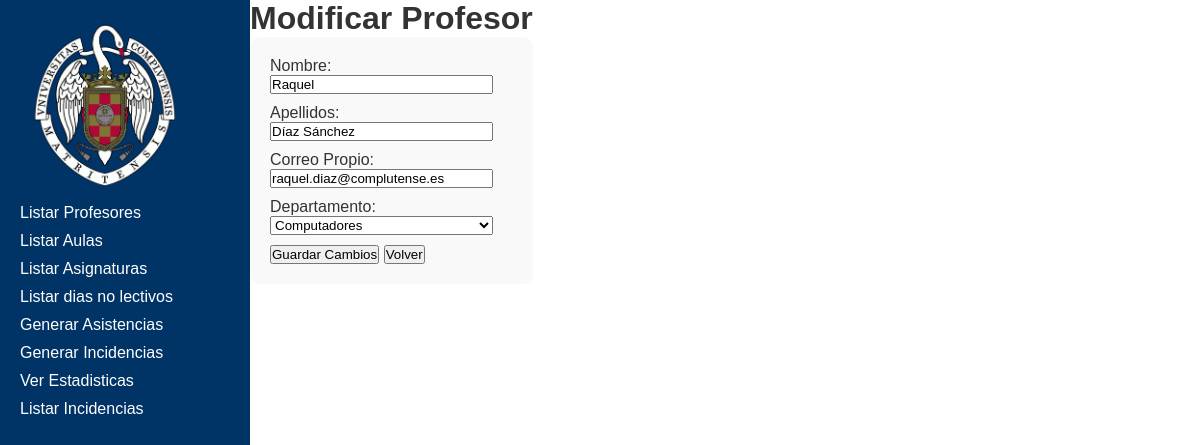
Screenshot of /ModificarProfesor.php?id=1 with the database file from the repository.
### tables this page shows
CREATE TABLE `profesores` (
  `id` int(11) NOT NULL,
  `nombre` varchar(50) NOT NULL,
  `apellidos` varchar(100) NOT NULL,
  `CorreoPropio` varchar(100) DEFAULT NULL,
  `departamento_id` int(11) DEFAULT NULL
);

CREATE TABLE `departamento` (
  `id` int(11) NOT NULL,
  `nombre_departamento` varchar(100) NOT NULL,
  `jefe_id` int(11) DEFAULT NULL,
  `correo_departamento` varchar(100) NOT NULL
);

### ModificarProfesor.php (the view, shortened to what this page needs)
<?php
include("php/conexion.php");
if (isset($_GET['id']) && !empty($_GET['id'])) {
    $profesor_id = intval($_GET['id']);
    $query = "SELECT id, nombre, apellidos, correoPropio, departamento_id FROM profesores WHERE id = $profesor_id";
    $result = $conn->query($query);
    if ($result->num_rows > 0) {
        $profesor = $result->fetch_assoc();
    } else {
        die("Profesor no encontrado.");
    }
} else {
    die("ID del profesor no especificado.");
}
?>
<!DOCTYPE html>
<html lang="es">
<head>
    <link rel="stylesheet" href="styles.css">
</head>
<body>
    <?php include("php/sidebar.php"); ?>
    <main class="content">
        <h1>Modificar Profesor</h1>
        <form action="php/ActualizarProfesor.php" method="POST" class="form-container">
            <div class="form-group">
                <label for="nombre">Nombre:</label>
                <input type="text" id="nombre" name="nombre" value="<?php echo htmlspecialchars($profesor['nombre']); ?>" required>
                <label for="apellidos">Apellidos:</label>
                <input type="text" id="apellidos" name="apellidos" value="<?php echo htmlspecialchars($profesor['apellidos']); ?>" required>
                <label for="correoPropio">Correo Propio:</label>
                <input type="email" id="correoPropio" name="correoPropio" value="<?php echo htmlspecialchars($profesor['correoPropio']); ?>" required>
                <?php
                $query_departamentos = "SELECT id, nombre_departamento FROM departamento";
                $result_departamentos = $conn->query($query_departamentos);
                ?>
                <label for="departamento_id">Departamento:</label>
                <select id="departamento_id" name="departamento_id" required>
                    <?php while ($departamento = $result_departamentos->fetch_assoc()) { ?>
                        <option value="<?php echo $departamento['id']; ?>" <?php if ($profesor['departamento_id'] == $departamento['id']) echo 'selected'; ?>>
                            <?php echo htmlspecialchars($departamento['nombre_departamento']); ?>
                        </option>
                    <?php } ?>
                </select>
            </div>
            <button type="submit">Guardar Cambios</button>
            <button type="button" onclick="history.back()">Volver</button>
        </form>
    </main>
</body>
</html>

### styles.css (style rules this page uses)
* { margin: 0; padding: 0; box-sizing: border-box; }
body { font-family: Arial, sans-serif; color: #333; height: 100vh; display: flex; }
.form-container { background-color: #f9f9f9; padding: 20px; border-radius: 10px; }
.form-group label { display: block; }
.form-group input, .form-group select { width: calc(100% - 20px); margin-bottom: 10px; }

### rows the page displays
profesores: nombre "Raquel", apellidos "Díaz Sánchez", correoPropio "raquel.diaz@complutense.es", departamento_id "Computadores"
